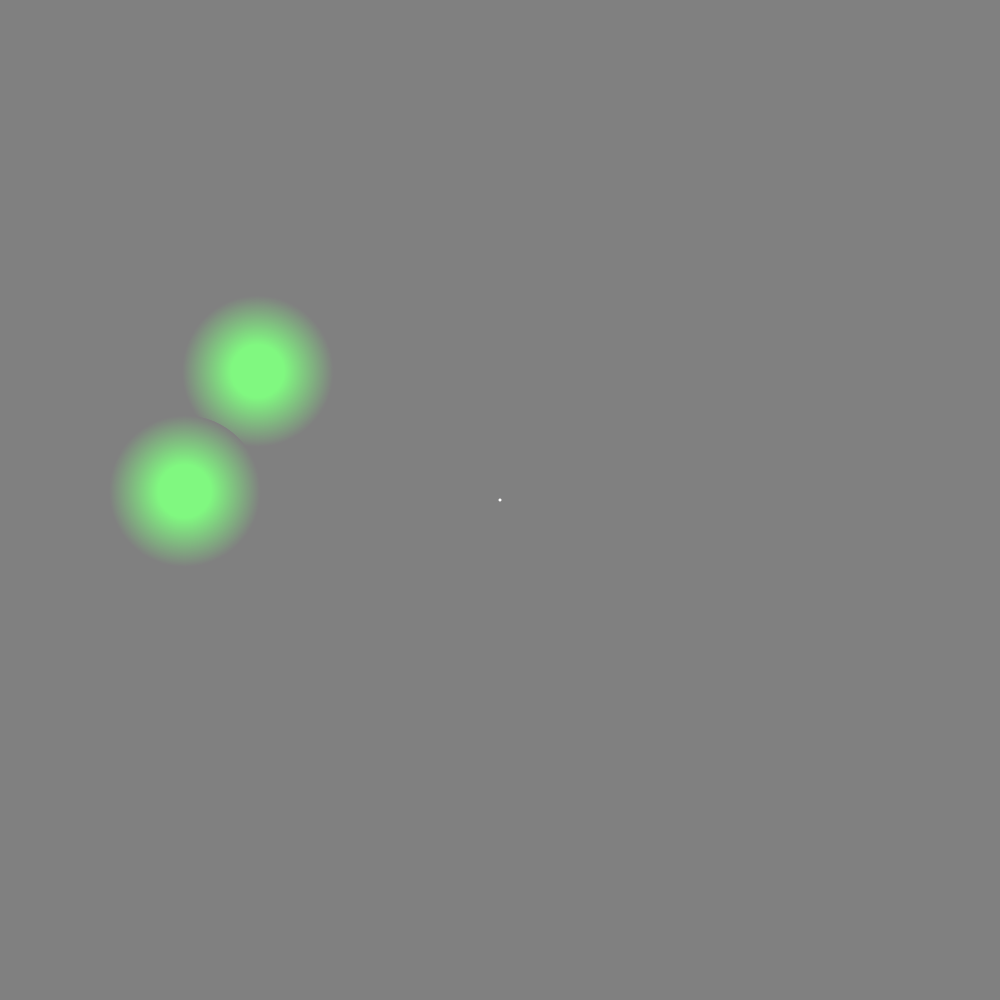
Frame 1 (no input)
Frame 60 (the mouse pressed at the canvas centre just before this capture): identical to frame 1, image omitted
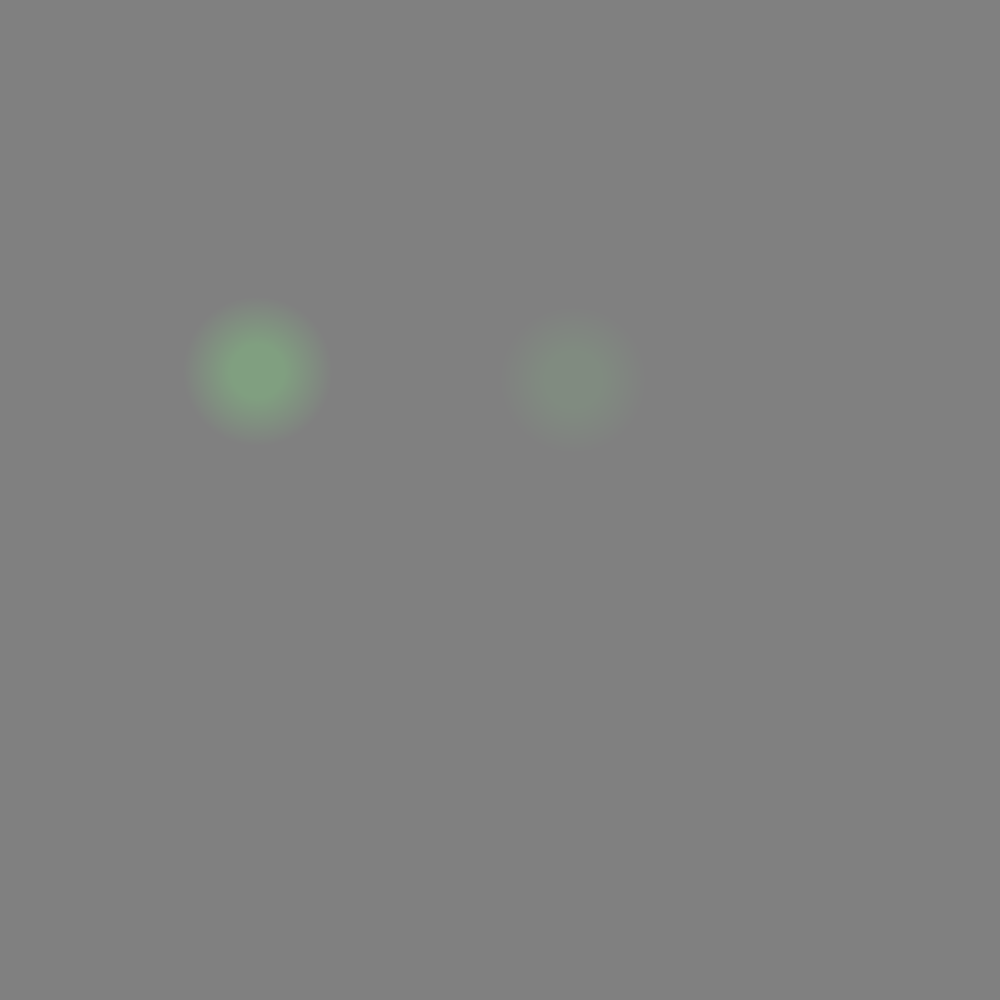
Frame 120 (the mouse held since frame 60 and released just before this capture)

The Processing sketch that drew these frames (run headless with seeded random() and noise(); from frame 60 on, the mouse is pressed at the canvas centre):

// Processing sketch: processing_172221
// ── processing_172221.pde

float x1;
float y1;
float x2;
float y2;
float gray = 128;
float widt = 1000;
boolean phase = true;
float lGreen = 140;
float rGreen = 160;
float yellow = 240;
float maskGreen = 250;

void setup(){
  size(1000,1000);
  setTargets();
}

void draw(){
  background(gray);
  if(phase){
    DrawSpot(x2,y2,50,100,color(128,maskGreen,128));
    DrawSpot(x2-x1+500,y2-y1+500,50,100,color(128,maskGreen,128));
    noStroke();
    fill(255);
    ellipse(500,500,3,3);
  }else{
    DrawSpot(x1,y1,50,100,color(128,lGreen,128));
    DrawSpot(x2,y2,50,100,color(128,rGreen,128));
  }
}

void DrawSpot(float x, float y, float rad, float blur, color col){
  float dRed = (red(col)-gray)/blur;
  float dGreen = (green(col)-gray)/blur;
  float dBlue = (blue(col)-gray)/blur;
  for(int i=0;i<blur;i++){
    color curCol = color(gray+i*dRed,gray+i*dGreen,gray+i*dBlue);
    fill(curCol);
    strokeWeight(2);
    stroke(curCol);
    ellipse(x,y,rad+blur-i,rad+blur-i);
  }
}

void Mask(){
  for(int i=0;i<200;i++){
    noStroke();
    fill(random(255));
    float rad = 100;
    ellipse(random(widt),random(widt),random(rad)+rad,random(rad)+rad);
  }
}

void setTargets(){
  x1 = randLoc();
  y1 = randLoc();
  x2 = randLoc();
  y2 = randLoc();
  print(x2);
  print(" ");
  float dx = x2-x1;
  float dy = y2-y1;
  float dist = sqrt(sq(dx)+sq(dy));
  while(dist<300){
    x2 = randLoc();
    y2 = randLoc();
    dx = x2-x1;
    dy = y2-y1;
    dist = sqrt(sq(dx)+sq(dy));
  }
}

float randLoc(){
  return random(widt-500)+250;
}

void mousePressed(){
  phase = !phase;
  Mask();
  if(phase){
    setTargets();
  }
}
